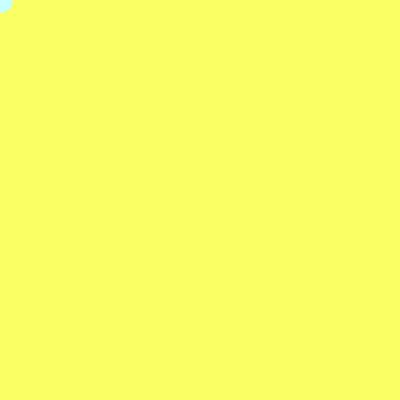
Frame 1 (no input)
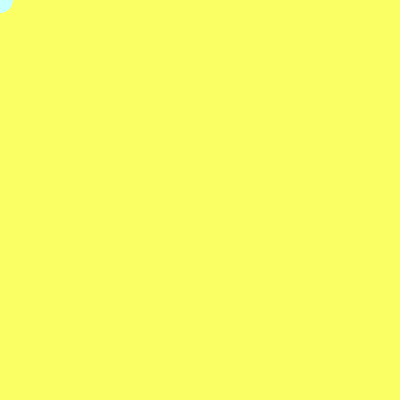
Frame 60 (no input)
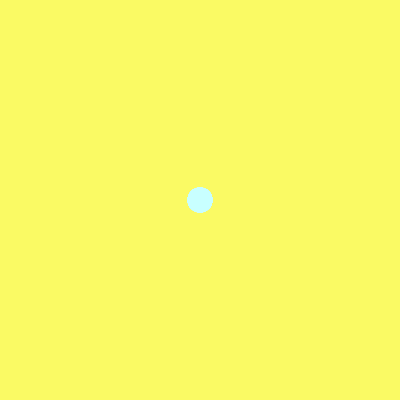
Frame 120 (the mouse pressed at the canvas centre since frame 60)

The p5.js sketch that drew these frames (run headless with seeded random() and noise() and a simulated clock; from frame 60 on, the mouse is pressed at the canvas centre):

// p5.js sketch
// ── sketch.js
function setup() {
  createCanvas(400, 400);
    background(250,350,100);

}

function draw() {
  //ellipse
  noStroke();
  fill(200,300,400);
  ellipse(mouseX,mouseY,25,25);
  
}
function mousePressed(){
  background(250,250,100)
}
